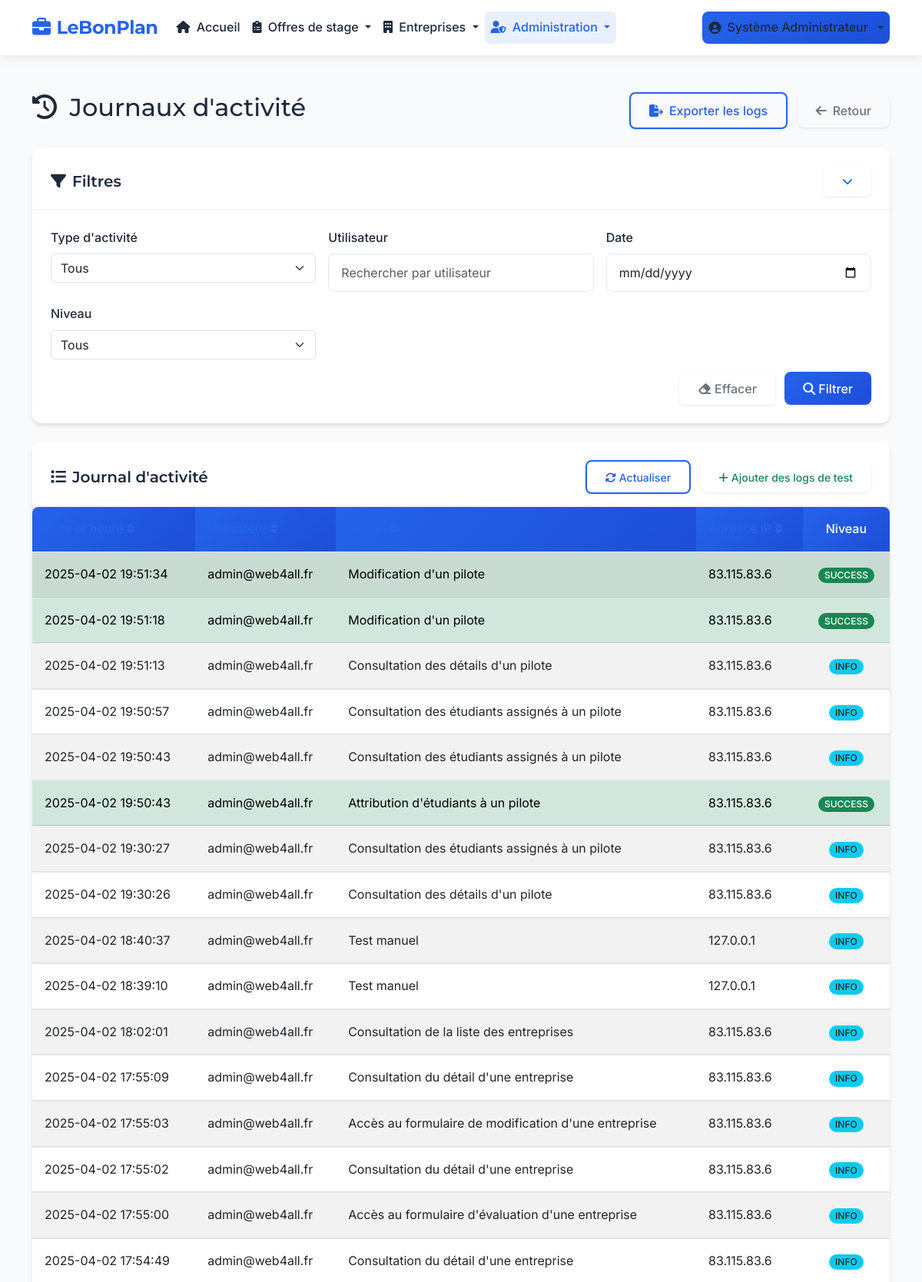
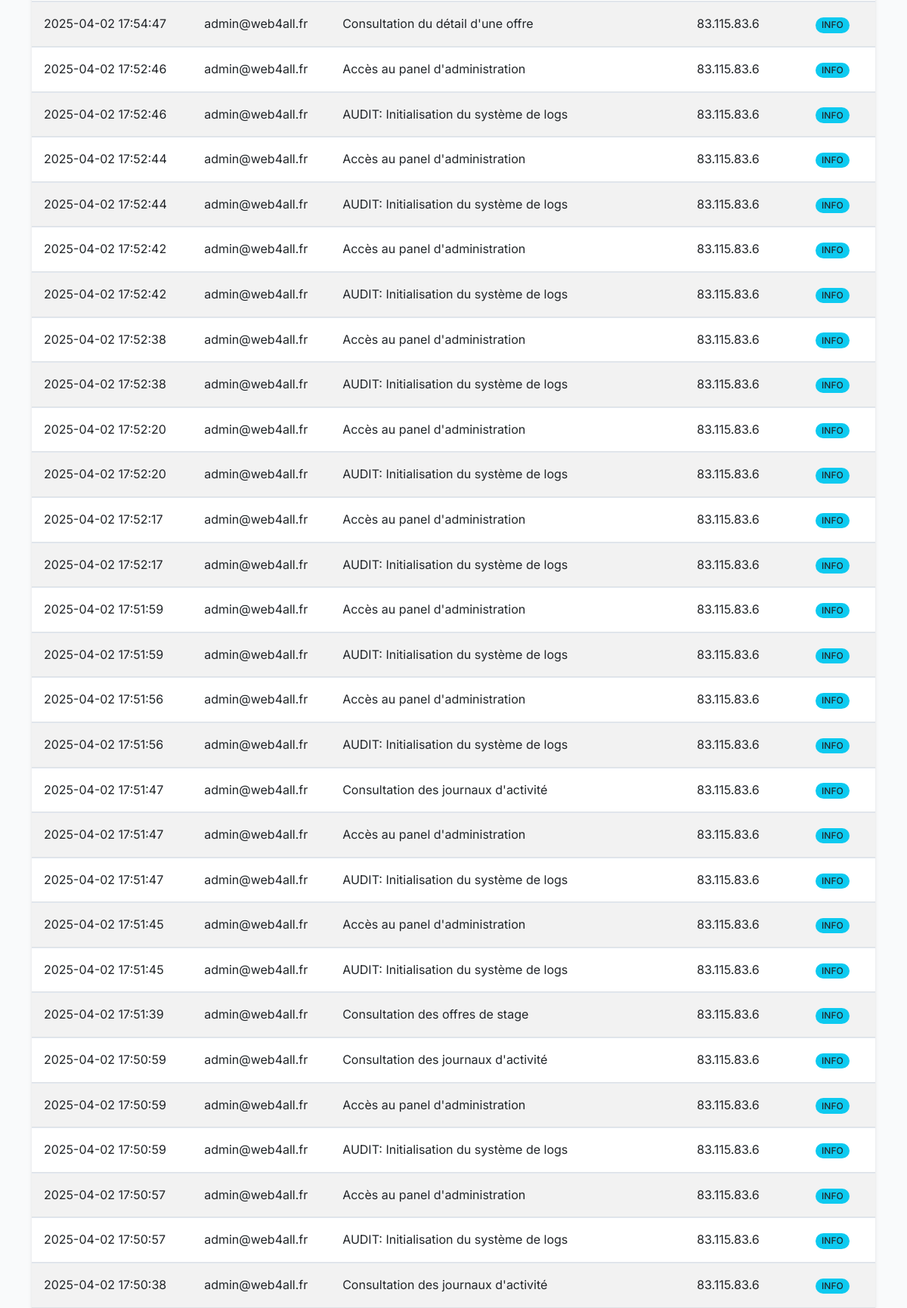
Screenshot of /index.php?page=admin&action=logs (signed in, upper part) with the database file from the repository (2 pictures, top to bottom).
### tables this page shows
CREATE TABLE `system_logs` (
  `id` int NOT NULL,
  `timestamp` datetime NOT NULL,
  `user` varchar(100) DEFAULT NULL,
  `action` text NOT NULL,
  `ip` varchar(45) DEFAULT NULL,
  `level` varchar(10) DEFAULT 'INFO',
  `context` text,
  `created_at` timestamp NULL DEFAULT CURRENT_TIMESTAMP
);

### views/admin/logs.php (the view, shortened to what the rows shown need)
<?php
include ROOT_PATH . '/views/templates/header.php';
?>
    <div class="container mt-4">
        <div class="d-flex justify-content-between align-items-center mb-4">
            <h1 class="h2">
                <i class="fas fa-history me-2"></i>
                <?php echo $pageTitle; ?>
            </h1>
        </div>
        <div class="card shadow-sm">
            <div class="card-body p-0">
                <?php if (empty($logs)): ?>
                    <div class="alert alert-info m-3">
                        <i class="fas fa-info-circle me-2"></i>Aucune activité à afficher.
                        <p class="mt-2 mb-0">
                            Vous pouvez <a href="<?php echo url('admin', 'add-test-logs'); ?>">ajouter des logs de test</a> pour voir comment fonctionne l'affichage.
                        </p>
                    </div>
                <?php else: ?>
                    <div class="table-responsive">
                        <table class="table table-hover table-striped mb-0" id="logsTable">
                            <thead class="table-light">
                            <tr>
                                <th>
                                    <a href="<?php echo url('admin', 'logs', array_merge($_GET, ['sort' => 'timestamp', 'order' => (isset($_GET['sort']) && $_GET['sort'] == 'timestamp' && isset($_GET['order']) && $_GET['order'] == 'asc') ? 'desc' : 'asc'])); ?>">
                                        <?php if (isset($_GET['sort']) && $_GET['sort'] == 'timestamp'): ?>
                                            <i class="fas fa-sort-<?php echo (isset($_GET['order']) && $_GET['order'] == 'asc') ? 'up' : 'down'; ?>"></i>
                                        <?php else: ?>
                                            <i class="fas fa-sort"></i>
                                        <?php endif; ?>
                                    </a>
                                </th>
                                <th>
                                    <a href="<?php echo url('admin', 'logs', array_merge($_GET, ['sort' => 'user', 'order' => (isset($_GET['sort']) && $_GET['sort'] == 'user' && isset($_GET['order']) && $_GET['order'] == 'asc') ? 'desc' : 'asc'])); ?>">
                                        <?php if (isset($_GET['sort']) && $_GET['sort'] == 'user'): ?>
                                            <i class="fas fa-sort-<?php echo (isset($_GET['order']) && $_GET['order'] == 'asc') ? 'up' : 'down'; ?>"></i>
                                        <?php else: ?>
                                            <i class="fas fa-sort"></i>
                                        <?php endif; ?>
                                    </a>
                                </th>
                                <th>
                                    <a href="<?php echo url('admin', 'logs', array_merge($_GET, ['sort' => 'action', 'order' => (isset($_GET['sort']) && $_GET['sort'] == 'action' && isset($_GET['order']) && $_GET['order'] == 'asc') ? 'desc' : 'asc'])); ?>">
                                        <?php if (isset($_GET['sort']) && $_GET['sort'] == 'action'): ?>
                                            <i class="fas fa-sort-<?php echo (isset($_GET['order']) && $_GET['order'] == 'asc') ? 'up' : 'down'; ?>"></i>
                                        <?php else: ?>
                                            <i class="fas fa-sort"></i>
                                        <?php endif; ?>
                                    </a>
                                </th>
                                <th>
                                    <a href="<?php echo url('admin', 'logs', array_merge($_GET, ['sort' => 'ip', 'order' => (isset($_GET['sort']) && $_GET['sort'] == 'ip' && isset($_GET['order']) && $_GET['order'] == 'asc') ? 'desc' : 'asc'])); ?>">
                                        <?php if (isset($_GET['sort']) && $_GET['sort'] == 'ip'): ?>
                                            <i class="fas fa-sort-<?php echo (isset($_GET['order']) && $_GET['order'] == 'asc') ? 'up' : 'down'; ?>"></i>
                                        <?php else: ?>
                                            <i class="fas fa-sort"></i>
                                        <?php endif; ?>
                                    </a>
                                </th>
                                <th class="text-center">Niveau</th>
                            </tr>
                            </thead>
                            <tbody>
                            <?php foreach ($logs as $log): ?>
                                <tr class="<?php echo getLogRowClass($log); ?>">
                                    <td><?php echo isset($log['timestamp']) ? htmlspecialchars($log['timestamp']) : ''; ?></td>
                                    <td><?php echo isset($log['user']) ? htmlspecialchars($log['user']) : ''; ?></td>
                                    <td><?php echo isset($log['action']) ? htmlspecialchars($log['action']) : ''; ?></td>
                                    <td><?php echo isset($log['ip']) ? htmlspecialchars($log['ip']) : ''; ?></td>
                                    <td class="text-center">
                                        <?php if (isset($log['level'])): ?>
                                            <span class="badge <?php echo getLogLevelBadgeClass($log['level']); ?>">
                                                <?php echo htmlspecialchars($log['level']); ?>
                                            </span>
                                        <?php else: ?>
                                            <span class="badge bg-secondary">INFO</span>
                                        <?php endif; ?>
                                    </td>
                                </tr>
                            <?php endforeach; ?>
                            </tbody>
                        </table>
                    </div>
                <?php endif; ?>
            </div>
        </div>
    </div>
<?php
function getLogRowClass($log) {
    switch(strtoupper($log['level'])) {
        case 'SUCCESS':
            return 'table-success';
        default:
            return '';
    }
}
function getLogLevelBadgeClass($level) {
    switch(strtoupper($level)) {
        case 'SUCCESS':
            return 'bg-success';
        case 'INFO':
            return 'bg-info text-dark';
    }
}
?>
<?php include ROOT_PATH . '/views/templates/footer.php'; ?>

### rows the page displays
system_logs: timestamp "2025-04-02 19:51:34", user "admin@web4all.fr", action "Modification d'un pilote", ip "83.115.83.6", level "SUCCESS"
system_logs: timestamp "2025-04-02 19:51:18", user "admin@web4all.fr", action "Modification d'un pilote", ip "83.115.83.6", level "SUCCESS"
system_logs: timestamp "2025-04-02 19:51:13", user "admin@web4all.fr", action "Consultation des détails d'un pilote", ip "83.115.83.6", level "INFO"
system_logs: timestamp "2025-04-02 19:50:57", user "admin@web4all.fr", action "Consultation des étudiants assignés à un pilote", ip "83.115.83.6", level "INFO"
system_logs: timestamp "2025-04-02 19:50:43", user "admin@web4all.fr", action "Consultation des étudiants assignés à un pilote", ip "83.115.83.6", level "INFO"
system_logs: timestamp "2025-04-02 19:50:43", user "admin@web4all.fr", action "Attribution d'étudiants à un pilote", ip "83.115.83.6", level "SUCCESS"
system_logs: timestamp "2025-04-02 19:30:27", user "admin@web4all.fr", action "Consultation des étudiants assignés à un pilote", ip "83.115.83.6", level "INFO"
system_logs: timestamp "2025-04-02 19:30:26", user "admin@web4all.fr", action "Consultation des détails d'un pilote", ip "83.115.83.6", level "INFO"
system_logs: timestamp "2025-04-02 18:40:37", user "admin@web4all.fr", action "Test manuel", ip "127.0.0.1", level "INFO"
system_logs: timestamp "2025-04-02 18:39:10", user "admin@web4all.fr", action "Test manuel", ip "127.0.0.1", level "INFO"
system_logs: timestamp "2025-04-02 18:02:01", user "admin@web4all.fr", action "Consultation de la liste des entreprises", ip "83.115.83.6", level "INFO"
system_logs: timestamp "2025-04-02 17:55:09", user "admin@web4all.fr", action "Consultation du détail d'une entreprise", ip "83.115.83.6", level "INFO"
system_logs: timestamp "2025-04-02 17:55:03", user "admin@web4all.fr", action "Accès au formulaire de modification d'une entreprise", ip "83.115.83.6", level "INFO"
system_logs: timestamp "2025-04-02 17:55:02", user "admin@web4all.fr", action "Consultation du détail d'une entreprise", ip "83.115.83.6", level "INFO"
system_logs: timestamp "2025-04-02 17:55:00", user "admin@web4all.fr", action "Accès au formulaire d'évaluation d'une entreprise", ip "83.115.83.6", level "INFO"
system_logs: timestamp "2025-04-02 17:54:49", user "admin@web4all.fr", action "Consultation du détail d'une entreprise", ip "83.115.83.6", level "INFO"
system_logs: timestamp "2025-04-02 17:54:47", user "admin@web4all.fr", action "Consultation du détail d'une offre", ip "83.115.83.6", level "INFO"
system_logs: timestamp "2025-04-02 17:52:46", user "admin@web4all.fr", action "Accès au panel d'administration", ip "83.115.83.6", level "INFO"
system_logs: timestamp "2025-04-02 17:52:46", user "admin@web4all.fr", action "AUDIT: Initialisation du système de logs", ip "83.115.83.6", level "INFO"
system_logs: timestamp "2025-04-02 17:52:44", user "admin@web4all.fr", action "Accès au panel d'administration", ip "83.115.83.6", level "INFO"
system_logs: timestamp "2025-04-02 17:52:44", user "admin@web4all.fr", action "AUDIT: Initialisation du système de logs", ip "83.115.83.6", level "INFO"
system_logs: timestamp "2025-04-02 17:52:42", user "admin@web4all.fr", action "Accès au panel d'administration", ip "83.115.83.6", level "INFO"
system_logs: timestamp "2025-04-02 17:52:42", user "admin@web4all.fr", action "AUDIT: Initialisation du système de logs", ip "83.115.83.6", level "INFO"
system_logs: timestamp "2025-04-02 17:52:38", user "admin@web4all.fr", action "Accès au panel d'administration", ip "83.115.83.6", level "INFO"
system_logs: timestamp "2025-04-02 17:52:38", user "admin@web4all.fr", action "AUDIT: Initialisation du système de logs", ip "83.115.83.6", level "INFO"
system_logs: timestamp "2025-04-02 17:52:20", user "admin@web4all.fr", action "Accès au panel d'administration", ip "83.115.83.6", level "INFO"
system_logs: timestamp "2025-04-02 17:52:20", user "admin@web4all.fr", action "AUDIT: Initialisation du système de logs", ip "83.115.83.6", level "INFO"
system_logs: timestamp "2025-04-02 17:52:17", user "admin@web4all.fr", action "Accès au panel d'administration", ip "83.115.83.6", level "INFO"
system_logs: timestamp "2025-04-02 17:52:17", user "admin@web4all.fr", action "AUDIT: Initialisation du système de logs", ip "83.115.83.6", level "INFO"
system_logs: timestamp "2025-04-02 17:51:59", user "admin@web4all.fr", action "Accès au panel d'administration", ip "83.115.83.6", level "INFO"
system_logs: timestamp "2025-04-02 17:51:59", user "admin@web4all.fr", action "AUDIT: Initialisation du système de logs", ip "83.115.83.6", level "INFO"
system_logs: timestamp "2025-04-02 17:51:56", user "admin@web4all.fr", action "Accès au panel d'administration", ip "83.115.83.6", level "INFO"
system_logs: timestamp "2025-04-02 17:51:56", user "admin@web4all.fr", action "AUDIT: Initialisation du système de logs", ip "83.115.83.6", level "INFO"
system_logs: timestamp "2025-04-02 17:51:47", user "admin@web4all.fr", action "Consultation des journaux d'activité", ip "83.115.83.6", level "INFO"
system_logs: timestamp "2025-04-02 17:51:47", user "admin@web4all.fr", action "Accès au panel d'administration", ip "83.115.83.6", level "INFO"
system_logs: timestamp "2025-04-02 17:51:47", user "admin@web4all.fr", action "AUDIT: Initialisation du système de logs", ip "83.115.83.6", level "INFO"
system_logs: timestamp "2025-04-02 17:51:45", user "admin@web4all.fr", action "Accès au panel d'administration", ip "83.115.83.6", level "INFO"
system_logs: timestamp "2025-04-02 17:51:45", user "admin@web4all.fr", action "AUDIT: Initialisation du système de logs", ip "83.115.83.6", level "INFO"
system_logs: timestamp "2025-04-02 17:51:39", user "admin@web4all.fr", action "Consultation des offres de stage", ip "83.115.83.6", level "INFO"
system_logs: timestamp "2025-04-02 17:50:59", user "admin@web4all.fr", action "Consultation des journaux d'activité", ip "83.115.83.6", level "INFO"
system_logs: timestamp "2025-04-02 17:50:59", user "admin@web4all.fr", action "Accès au panel d'administration", ip "83.115.83.6", level "INFO"
system_logs: timestamp "2025-04-02 17:50:59", user "admin@web4all.fr", action "AUDIT: Initialisation du système de logs", ip "83.115.83.6", level "INFO"
system_logs: timestamp "2025-04-02 17:50:57", user "admin@web4all.fr", action "Accès au panel d'administration", ip "83.115.83.6", level "INFO"
system_logs: timestamp "2025-04-02 17:50:57", user "admin@web4all.fr", action "AUDIT: Initialisation du système de logs", ip "83.115.83.6", level "INFO"
system_logs: timestamp "2025-04-02 17:50:38", user "admin@web4all.fr", action "Consultation des journaux d'activité", ip "83.115.83.6", level "INFO"

### other values shown
SITE_NAME "LeBonPlan"
$_SESSION['prenom'] "Système"
$_SESSION['nom'] "Administrateur"
$pageTitle "Journaux d'activité"
